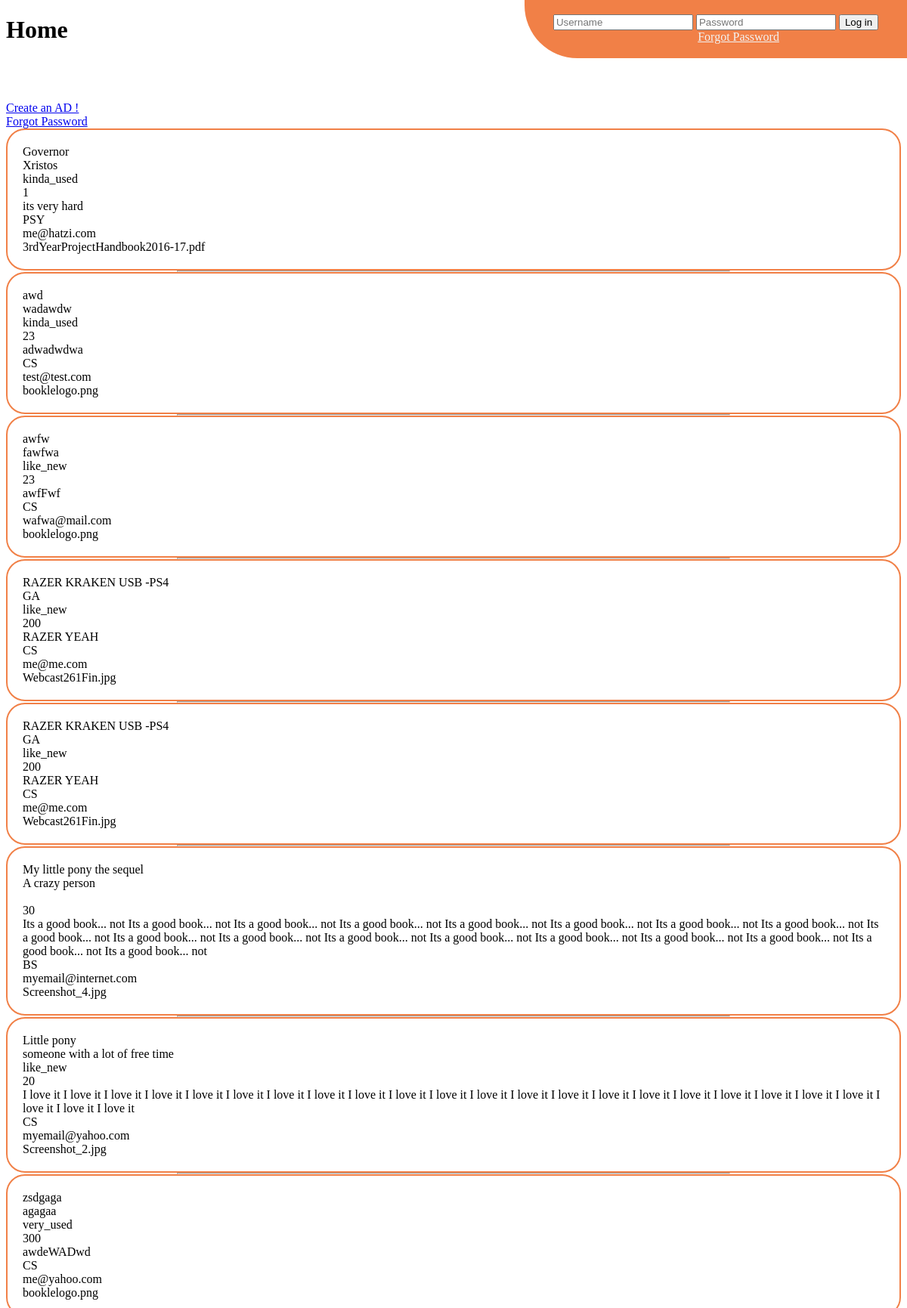
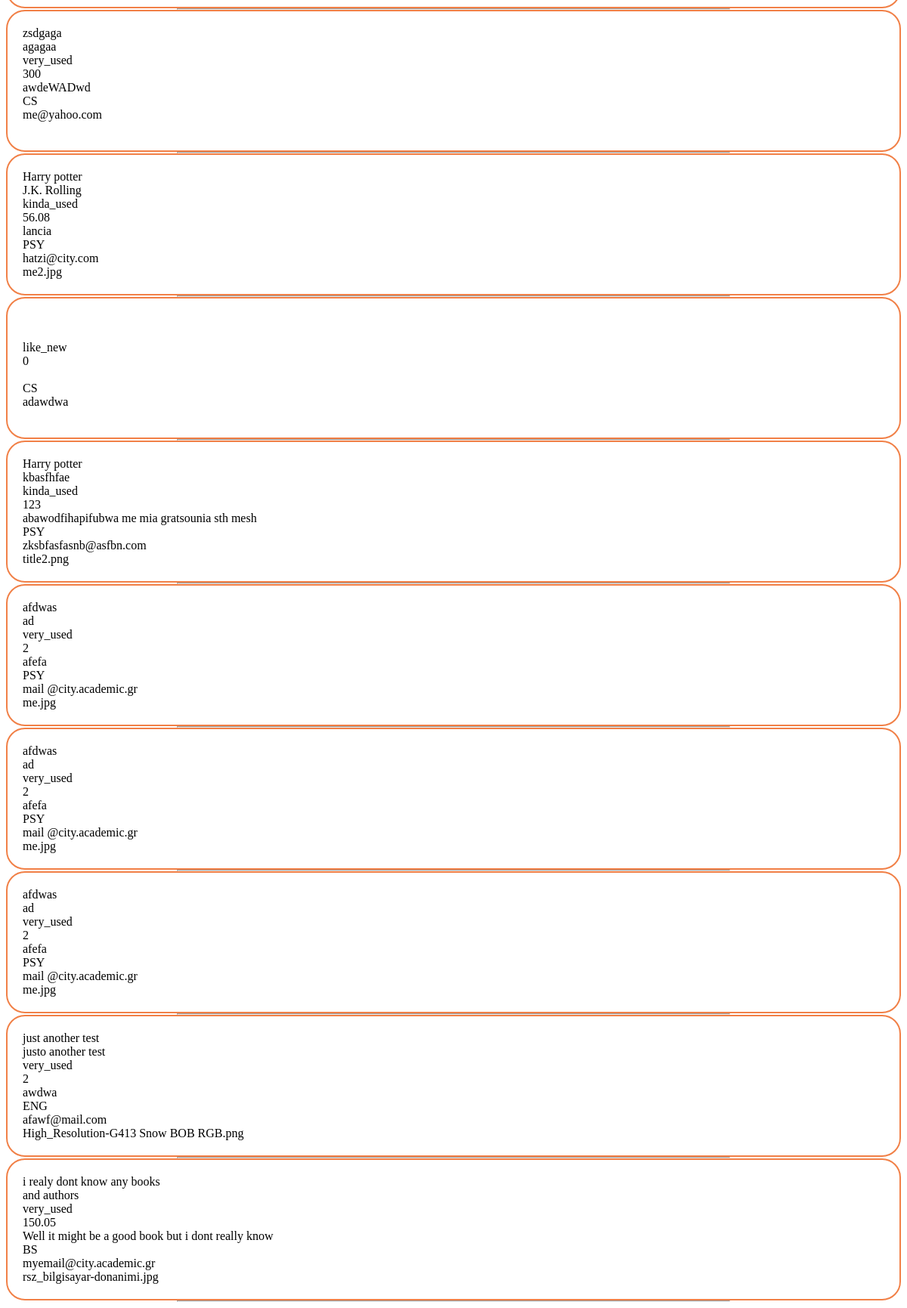
The page /login.php on the database its author committed (2 pictures, top to bottom).
### tables this page shows
CREATE TABLE `images` (
  `id` int(11) NOT NULL,
  `image` varchar(200) NOT NULL,
  `title` text NOT NULL,
  `author` text NOT NULL,
  `howused` tinytext NOT NULL,
  `price` double NOT NULL,
  `description` text NOT NULL,
  `category` tinytext NOT NULL,
  `email_ad` tinytext NOT NULL
);

### login.php (the view)
<?php
    include 'header.php';
	include 'dbh.php';
?>
<body>
<link rel="stylesheet" type="text/css" href="yourlisting.css">
<h1>Home</h1>
<BR><BR><BR>
<a href="uploadAdHTML.html">Create an AD !</a><br>
<a href="forgotPassword.php">Forgot Password</a>
<?php
    $sql="SELECT * FROM images ORDER BY id DESC";
    $result = mysqli_query($conn, $sql);
    while($row = mysqli_fetch_array($result))
    {
        echo "<div class=\"Listing\">".$row['title']. "<br>" .
									$row['author'] . "<br>" .
									$row['howused'] . "<br>" .
									$row['price']. "<br>" .
									$row['description'] . "<br>" .
									$row['category'] . "<br>" .
									$row['email_ad'] . "<br>" .
									$row['image'] . "<br>" .
		"</div> <hr />";
    }
?>
</body>
</html>

### yourlisting.css (style rules this page uses)
div.Listing { border-radius: 25px; border: 2px solid #73AD21; padding: 20px; border-color: #F18047; background-color #f2f2f2; color: #000000; text-align: left; }
hr { width: 61.6%; margin: 0 auto; }

### rows shown on the page
images: title "Governor", author "Xristos", howused "kinda_used", price "1", description "its very hard", category "PSY", email_ad "me@hatzi.com", image "3rdYearProjectHandbook2016-17.pdf"
images: title "awd", author "wadawdw", howused "kinda_used", price "23", description "adwadwdwa", category "CS", email_ad "test@test.com", image "booklelogo.png"
images: title "awfw", author "fawfwa", howused "like_new", price "23", description "awfFwf", category "CS", email_ad "wafwa@mail.com", image "booklelogo.png"
images: title "RAZER KRAKEN USB -PS4", author "GA", howused "like_new", price "200", description "RAZER YEAH", category "CS", email_ad "me@me.com", image "Webcast261Fin.jpg"
images: title "RAZER KRAKEN USB -PS4", author "GA", howused "like_new", price "200", description "RAZER YEAH", category "CS", email_ad "me@me.com", image "Webcast261Fin.jpg"
images: title "My little pony the sequel", author "A crazy person", price "30", description "Its a good book... not Its a good book... not Its a good book... not Its a good book... not Its a good book... not Its a good book... not Its a good book... not Its a good book... not Its a good book... not Its a good book... not Its a good book... not Its a good book... not Its a good book... not Its a good book... not Its a good book... not Its a good book... not Its a good book... not Its a good book... not", category "BS", email_ad "myemail@internet.com", image "Screenshot_4.jpg"
images: title "Little pony", author "someone with a lot of free time", howused "like_new", price "20", description "I love it I love it I love it I love it I love it I love it I love it I love it I love it I love it I love it I love it I love it I love it I love it I love it I love it I love it I love it I love it I love it I love it I love it I love it", category "CS", email_ad "myemail@yahoo.com", image "Screenshot_2.jpg"
images: title "zsdgaga", author "agagaa", howused "very_used", price "300", description "awdeWADwd", category "CS", email_ad "me@yahoo.com", image "booklelogo.png"
images: title "zsdgaga", author "agagaa", howused "very_used", price "300", description "awdeWADwd", category "CS", email_ad "me@yahoo.com"
images: title "Harry potter", author "J.K. Rolling", howused "kinda_used", price "56.08", description "lancia", category "PSY", email_ad "hatzi@city.com", image "me2.jpg"
images: howused "like_new", price "0", category "CS", email_ad "adawdwa"
images: title "Harry potter", author "kbasfhfae", howused "kinda_used", price "123", description "abawodfihapifubwa me mia gratsounia sth mesh", category "PSY", email_ad "zksbfasfasnb@asfbn.com", image "title2.png"
images: title "afdwas", author "ad", howused "very_used", price "2", description "afefa", category "PSY", email_ad "mail @city.academic.gr", image "me.jpg"
images: title "afdwas", author "ad", howused "very_used", price "2", description "afefa", category "PSY", email_ad "mail @city.academic.gr", image "me.jpg"
images: title "afdwas", author "ad", howused "very_used", price "2", description "afefa", category "PSY", email_ad "mail @city.academic.gr", image "me.jpg"
images: title "just another test", author "justo another test", howused "very_used", price "2", description "awdwa", category "ENG", email_ad "afawf@mail.com", image "High_Resolution-G413 Snow BOB RGB.png"
images: title "i realy dont know any books", author "and authors", howused "very_used", price "150.05", description "Well it might be a good book but i dont really know", category "BS", email_ad "myemail@city.academic.gr", image "rsz_bilgisayar-donanimi.jpg"
